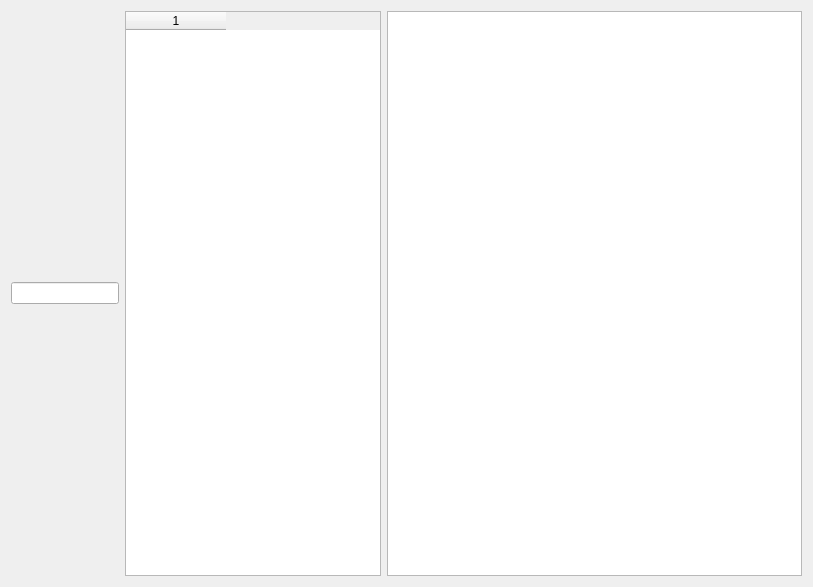
<?xml version="1.0" encoding="UTF-8"?>
<ui version="4.0">
 <class>Form</class>
 <widget class="QWidget" name="Form">
  <property name="geometry">
   <rect>
    <x>0</x>
    <y>0</y>
    <width>813</width>
    <height>587</height>
   </rect>
  </property>
  <property name="windowTitle">
   <string>Form</string>
  </property>
  <layout class="QHBoxLayout" name="horizontalLayout" stretch="0,0,1">
   <item>
    <widget class="PyDMLineEdit" name="PyDMLineEdit">
     <property name="toolTip">
      <string/>
     </property>
     <property name="channel" stdset="0">
      <string>ca://MTEST:Infinity</string>
     </property>
    </widget>
   </item>
   <item>
    <widget class="PyDMWaveformTable" name="PyDMWaveformTable">
     <property name="toolTip">
      <string/>
     </property>
     <property name="channel" stdset="0">
      <string>ca://MTEST:Infinity</string>
     </property>
     <column/>
    </widget>
   </item>
   <item>
    <widget class="PyDMWaveformPlot" name="PyDMWaveformPlot">
     <property name="toolTip">
      <string/>
     </property>
     <property name="curves">
      <stringlist>
       <string>{&quot;y_channel&quot;: &quot;ca://MTEST:Infinity&quot;, &quot;x_channel&quot;: null, &quot;name&quot;: &quot;&quot;, &quot;color&quot;: &quot;white&quot;, &quot;lineStyle&quot;: 1, &quot;lineWidth&quot;: 1, &quot;symbol&quot;: null, &quot;symbolSize&quot;: 10, &quot;redraw_mode&quot;: 2}</string>
      </stringlist>
     </property>
    </widget>
   </item>
  </layout>
 </widget>
 <customwidgets>
  <customwidget>
   <class>PyDMWaveformTable</class>
   <extends>QTableWidget</extends>
   <header>pydm.widgets.waveformtable</header>
  </customwidget>
  <customwidget>
   <class>PyDMLineEdit</class>
   <extends>QLineEdit</extends>
   <header>pydm.widgets.line_edit</header>
  </customwidget>
  <customwidget>
   <class>PyDMWaveformPlot</class>
   <extends>QGraphicsView</extends>
   <header>pydm.widgets.waveformplot</header>
  </customwidget>
 </customwidgets>
 <resources/>
 <connections/>
</ui>
